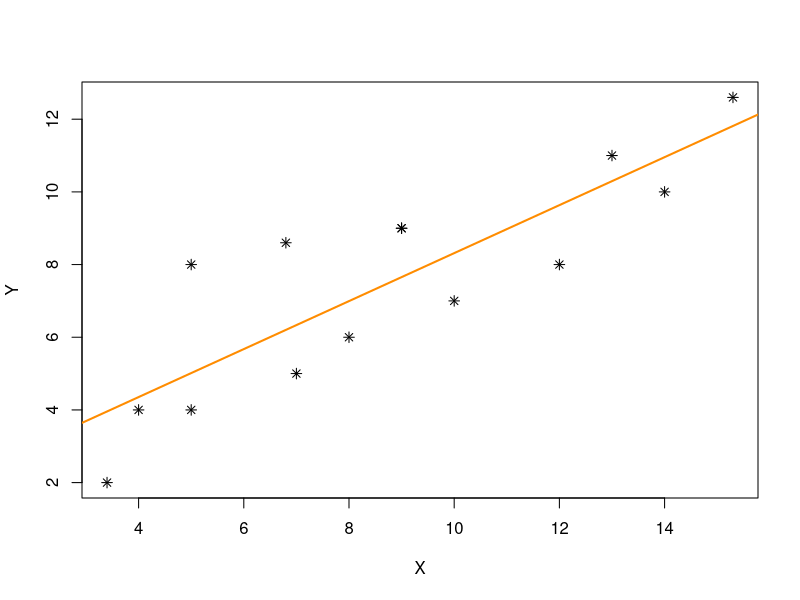
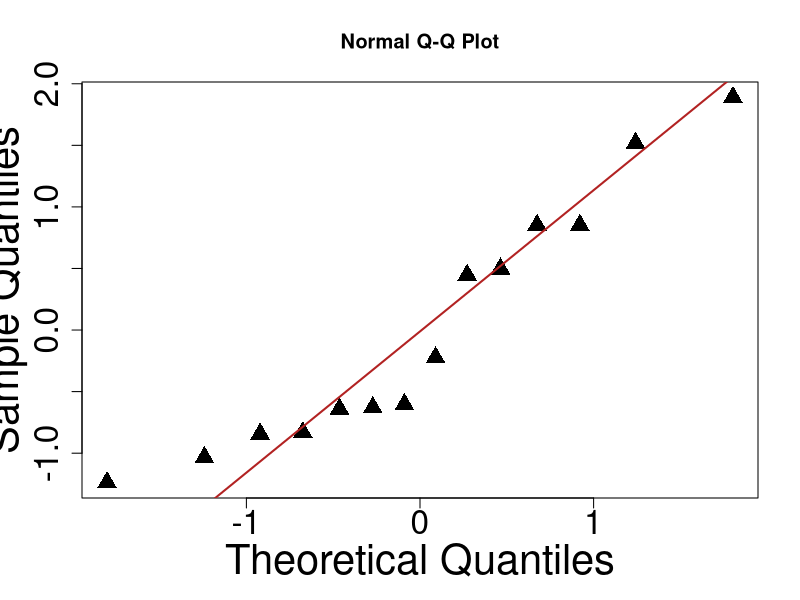
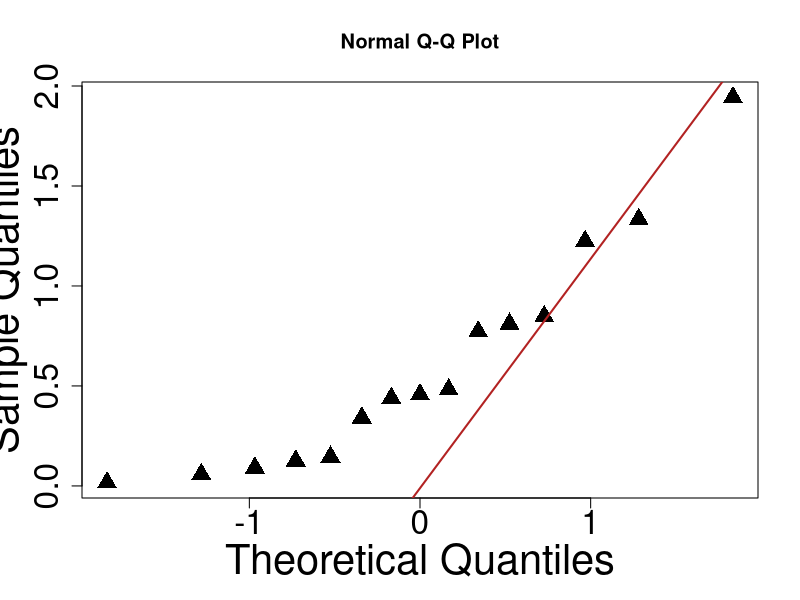
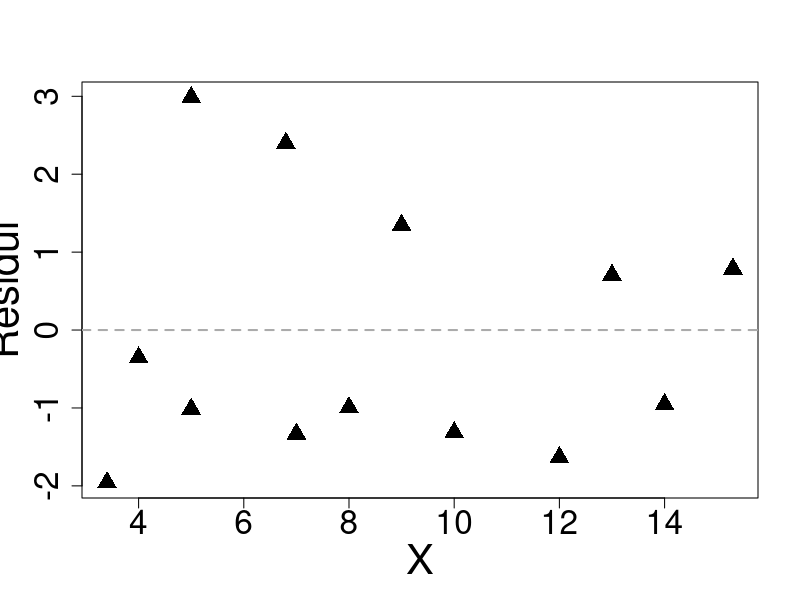
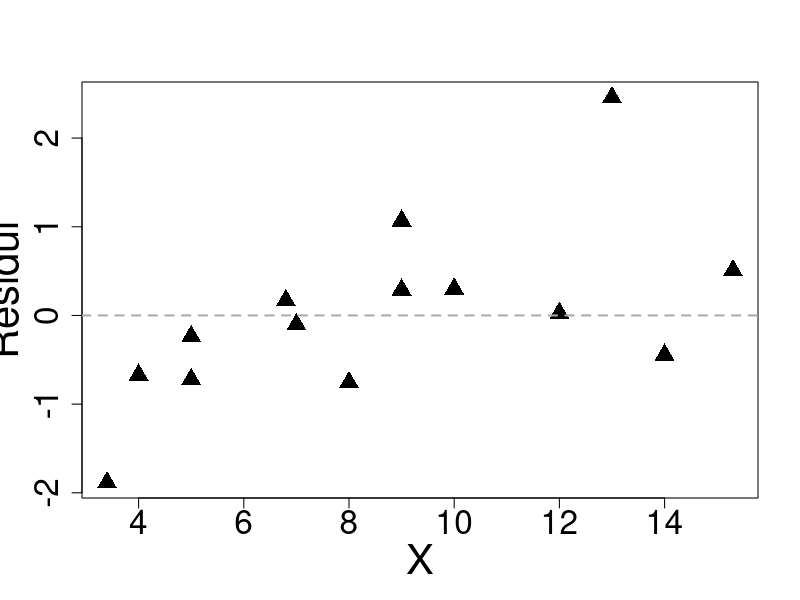

These charts were generated, in order, by the following R code:
## ---- chunk 1
#| include: false
# stampa l'output di summary(lm()) con i segnaposto tikzmark per le annotazioni

# racchiude in un tikzmarknode la prima occorrenza (letterale) di testo
segna = function(riga, testo, nome) {
  pos = regexpr(testo, riga, fixed = TRUE)
  if (pos < 0) return(riga)
  fine = pos + nchar(testo)
  paste0(substr(riga, 1, pos - 1),
         "\\tikzmarknode{", nome, "}{", testo, "}",
         substr(riga, fine, nchar(riga)))
}

# racchiude in un tikzmarknode il k-esimo "pezzo" (separato da spazi) di una riga
segna_pezzo = function(riga, k, nome) {
  m = gregexpr("\\S+", riga)[[1]]
  pos = m[k]
  fine = pos + attr(m, "match.length")[k]
  paste0(substr(riga, 1, pos - 1),
         "\\tikzmarknode{", nome, "}{", substr(riga, pos, fine - 1), "}",
         substr(riga, fine, nchar(riga)))
}

annota_lm = function(chiamata, parte) {
  out = capture.output(eval(parse(text = chiamata)))
  out = trimws(gsub("\t", "  ", out), "right")
  while (!nzchar(out[1])) out = out[-1]
  while (!nzchar(out[length(out)])) out = out[-length(out)]
  # toglie "Call:", la formula e la riga vuota (già nella slide precedente)
  out = out[-(1:3)]
  if (parte == 1) {
    i = grep("^Residuals:", out)
    out[i] = segna(out[i], "Residuals:", "res0")
    out[i + 2] = sprintf("\\tikzmarknode{res1}{%s}", out[i + 2])
    i = grep("Estimate", out)
    out[i] = segna(out[i], "Estimate", "est0")
    out[i] = segna(out[i], "Std. Error", "se0")
    out[i] = segna(out[i], "t value", "t0")
    out[i] = segna(out[i], "Pr(>|t|)", "p0")
    for (r in 1:2) {   # righe di intercetta e coefficiente angolare
      j = i + r
      # dall'ultimo pezzo al primo, così le posizioni non cambiano
      out[j] = segna_pezzo(out[j], 5, paste0("p", r))
      out[j] = segna_pezzo(out[j], 4, paste0("t", r))
      out[j] = segna_pezzo(out[j], 3, paste0("se", r))
      out[j] = segna_pezzo(out[j], 2, paste0("est", r))
    }
  } else {
    i = grep("^Residual standard error", out)
    out[i] = sub("^(Residual standard error: [0-9.]+)", "\\\\tikzmarknode{rse}{\\1}", out[i])
    out[i] = sub("([0-9]+ degrees of freedom)", "\\\\tikzmarknode{gdl}{\\1}", out[i])
    i = grep("R-squared", out)
    out[i] = sub("(Multiple R-squared: +[0-9.]+)", "\\\\tikzmarknode{r2}{\\1}", out[i])
    out[i] = sub("(Adjusted R-squared: +[0-9.]+)", "\\\\tikzmarknode{r2a}{\\1}", out[i])
    i = grep("^F-statistic", out)
    out[i] = sprintf("\\tikzmarknode{f}{%s}", out[i])
  }
  cat("```{=latex}\n",
      "\\begin{Verbatim}[commandchars=\\\\\\{\\}, fontsize=\\scriptsize, frame=single, framesep=2mm]\n",
      "> ", chiamata, "\n",
      paste(out, collapse = "\n"),
      "\n\\end{Verbatim}\n```\n", sep = "")
}
## ---- chunk 2
#| echo: false
X <- c(9,8,12,9,10,14,5,4,13,7,5,3.4,15.3,6.8)
Y <- c(9,6,8,9,7,10,8,4,11,5,4,2,12.6,8.6)
LM <- lm(Y~X)
plot(X,Y, pch = 8)
abline(LM, lwd = 2, col = "darkorange")
## ---- chunk 3
summary(LM)
## ---- chunk 4
#| echo: false
#| results: asis
annota_lm("summary(LM)", parte = 1)
## ---- chunk 5
#| echo: false
#| results: asis
annota_lm("summary(LM)", parte = 2)
## ---- chunk 6
coefs = data.frame(summary(LM)$coefficients)
qt95 = qt(.975, 12)
deltaB0 = coefs$Std..Error[1]*qt95
deltaB1 = coefs$Std..Error[2]*qt95
CIB0 = c(coefs$Estimate[1]-deltaB0, 
         coefs$Estimate[1]+deltaB0)
CIB1 = c(coefs$Estimate[2]-deltaB1, 
         coefs$Estimate[2]+deltaB1)
CIB0
CIB1
## ---- chunk 7
#| echo: false
#| fig-align: center
z_res = scale(LM$residuals)[,1]
qqnorm(z_res, cex.axis = 2, cex.lab = 2.5, cex = 2, pch = 17)
qqline(z_res, lwd = 2, col ="firebrick")

## ---- chunk 8
#| echo: false
#| fig-align: center
set.seed(123)
myg = rgamma(15, 1, 2)
qqnorm(myg, cex.axis = 2, cex.lab = 2.5, cex = 2, pch = 17)
qqline(z_res, lwd = 2, col ="firebrick")
## ---- chunk 9
#| echo: false
#| fig-align: center

plot(X, residuals(LM), cex.axis = 2, cex.lab = 2.5, cex = 2, pch = 17, ylab = "Residui")
abline(h = 0, lwd = 2, col = "gray67", lty = 2)
## ---- chunk 10
#| echo: false
#| fig-align: center

myy = scale(X*rnorm(length(X), mean = 4, 2))[,1]

plot(X, myy, 
     cex.axis = 2, cex.lab = 2.5, cex = 2, pch = 17, ylab = "Residui")
abline(h = 0, lwd = 2, col = "gray67", lty = 2)
